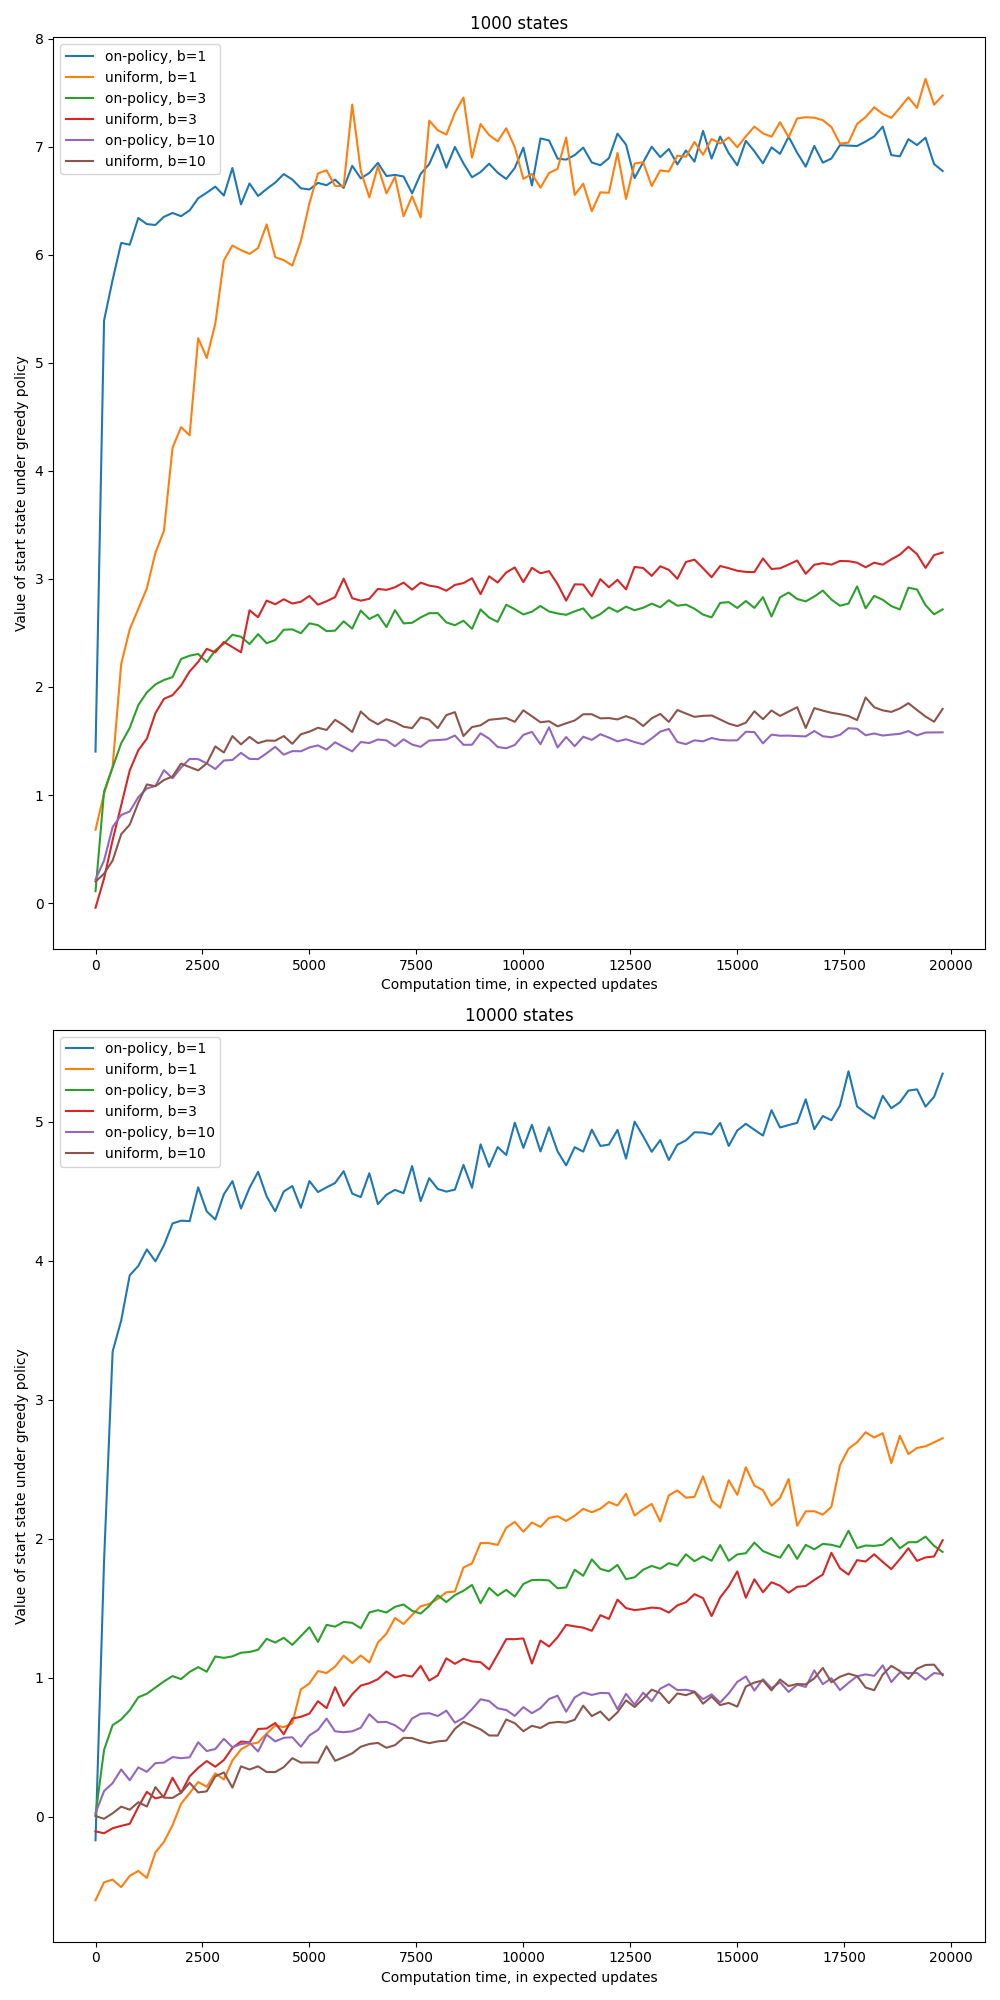

The Python source for this figure:
import numpy as np
import matplotlib.pyplot as plt
from tqdm import tqdm
import time


class Task:

    def __init__(self, n_states, actions, branching_factor, terminate_prob):
        """
        Parameters:
        -----------
        n_states: int
            number of states, count from 0 to n_states-1; terminal state is denoted as state n_states
        actions: list
            list of actions
        branching_factor: int
            branching factor
        terminate_prob: float
            probability of termination in each transition
        """
        self._n_states = n_states
        self._actions = actions
        self._branching_factor = branching_factor
        self._terminate_prob = terminate_prob
        self._transition_matrix = np.random.randint(n_states, size=(n_states, len(actions), branching_factor))
        self._reward_function = np.random.randn(n_states, len(actions), branching_factor)


    @property
    def n_states(self):
        return self._n_states


    @property
    def actions(self):
        return self._actions


    @property
    def branching_factor(self):
        return self._branching_factor


    @property
    def terminate_prob(self):
        return self._terminate_prob


    @property
    def transition_matrix(self):
        return self._transition_matrix


    @property
    def reward_function(self):
        return self._reward_function


    def take_action(self, state, action):
        if np.random.binomial(1, self.terminate_prob):
            next_state = self.n_states
            reward = 0
        else:
            next_state_idx = np.random.randint(self.branching_factor)
            next_state = self.transition_matrix[state, action, next_state_idx]
            reward = self.reward_function[state, action, next_state_idx]
        return next_state, reward


    def is_terminal(self, state):
        return state == self.n_states


def epsilon_greedy(epsilon, Q, state, task):
    if np.random.binomial(1, epsilon):
        action = np.random.choice(task.actions)
    else:
        values = Q[state, :]
        action = np.random.choice([action_ for action_, value_ in enumerate(values) 
            if value_ == np.max(values)])
    return action


def value_eval(Q, task):
    """
    evaluate value of the start state using MC method
    """
    runs = 1000
    returns = []

    for _ in range(runs):
        state = 0
        rewards = 0
        while not task.is_terminal(state):
            values = Q[state, :]
            action = np.random.choice([action_ for action_, value_ in enumerate(values) 
                if value_ == np.max(values)])
            next_state, reward = task.take_action(state, action)
            rewards += reward
            state = next_state
        returns.append(rewards)
    return np.mean(returns)


def on_policy(task, max_iters, gamma, eval_interval):
    efficiency = []
    state = 0
    Q = np.zeros((task.n_states, len(task.actions)))

    for step in tqdm(range(max_iters)):
        if task.is_terminal(state):
            next_state = 0
        else:
            action = epsilon_greedy(epsilon, Q, state, task)
            next_state, reward = task.take_action(state, action)

            next_states = task.transition_matrix[state, action]
            rewards = task.reward_function[state, action]

            non_terminate_prob = 1 - task.terminate_prob
            Q[state, action] = non_terminate_prob * np.mean(rewards + gamma 
                * np.max(Q[next_states, :], axis=1))

        state = next_state
        if step % eval_interval == 0:
            value = value_eval(Q, task)
            efficiency.append([step, value])

    return efficiency


def uniform(task, max_iters, gamma, eval_interval):
    efficiency = []
    Q = np.zeros((task.n_states, len(task.actions)))

    for step in tqdm(range(max_iters)):
        state = np.random.randint(task.n_states)
        action = np.random.choice(task.actions)

        next_states = task.transition_matrix[state, action]
        rewards = task.reward_function[state, action]

        non_terminate_prob = 1 - task.terminate_prob
        Q[state, action] = non_terminate_prob * np.mean(rewards + gamma 
            * np.max(Q[next_states, :], axis=1))

        if step % eval_interval == 0:
            value = value_eval(Q, task)
            efficiency.append([step, value])

    return efficiency


if __name__ == '__main__':
    n_states_list = [1000, 10000]
    actions = [0, 1]
    branching_factors = [1, 3, 10]
    terminate_prob = 0.1
    epsilon = 0.1
    max_iters = 20000
    gamma = 1
    eval_interval = 200
    methods = {'on-policy': on_policy, 'uniform': uniform}
    n_tasks = 20

    fig, axs = plt.subplots(len(n_states_list), 1, squeeze=True, figsize=(10, 20))
    axs = np.array(axs).reshape(-1)

    for ax, n_states in zip(axs, n_states_list):
        ax.set_title(f'{n_states} states')
        ax.set_xlabel('Computation time, in expected updates')
        ax.set_ylabel('Value of start state under greedy policy')

        for branching_factor in branching_factors:
            tasks = [Task(n_states, actions, branching_factor, terminate_prob) 
                for _ in range(n_tasks)]
            for method_name in methods:
                steps = None
                values = []
                for i, task in enumerate(tasks):
                    print(f'{method_name}, n_states={n_states}, b={branching_factor}, task {i}')
                    steps, values_ = zip(*methods[method_name](task, max_iters, 
                        gamma, eval_interval))
                    time.sleep(0.1)
                    values.append(values_)
                values = np.mean(np.asarray(values), axis=0)
                ax.plot(steps, values, label=f'{method_name}, b={branching_factor}')
        ax.legend()
    fig.tight_layout()
    plt.savefig('./trajectory_sampling.png')
    plt.close()
